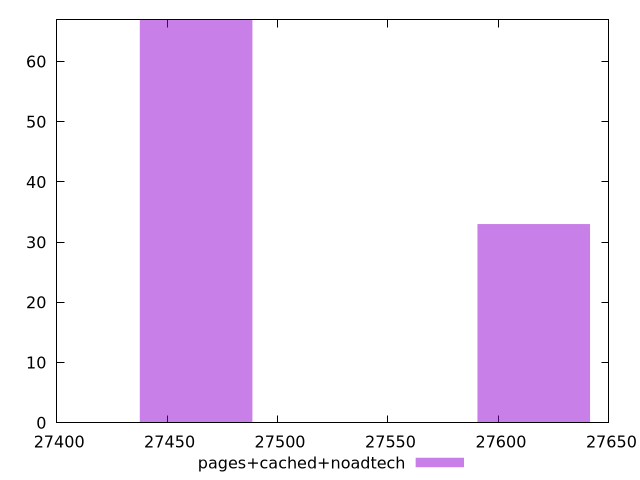

This figure's gnuplot source:
$_pagesCachedNoadtech <<EOF
27615.989738451983 33
27463.133706689336 67
EOF
set key outside below
set terminal pngcairo
set output "report_00006_2020-11-02T20-21-41.718Z/uses-webp-images/pages+cached+noadtech//raw_hist.png"
set yrange [0:67]
set boxwidth 50.952010587549786
set style fill transparent solid 0.5 noborder
plot $_pagesCachedNoadtech title "pages+cached+noadtech" with boxes ,
